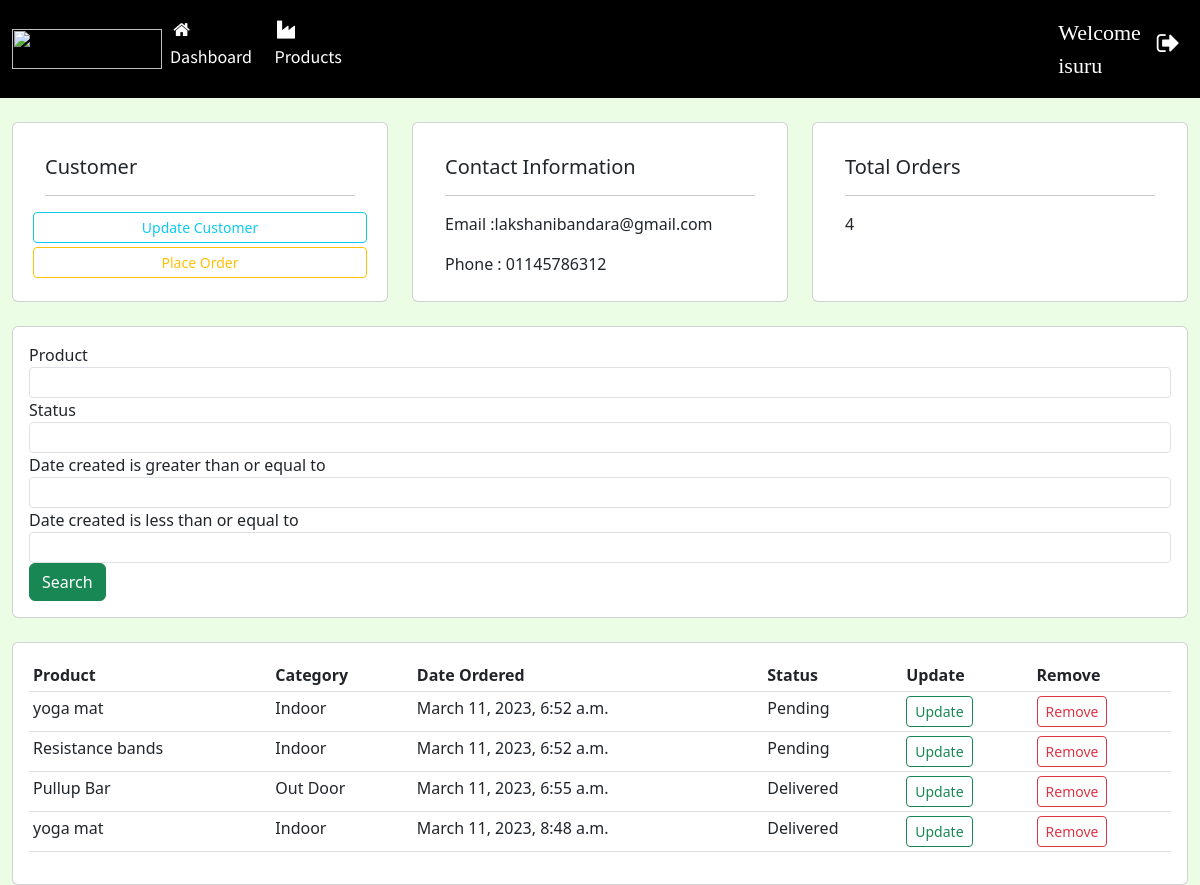
Before: /customer/1 (signed in) with the older database file.
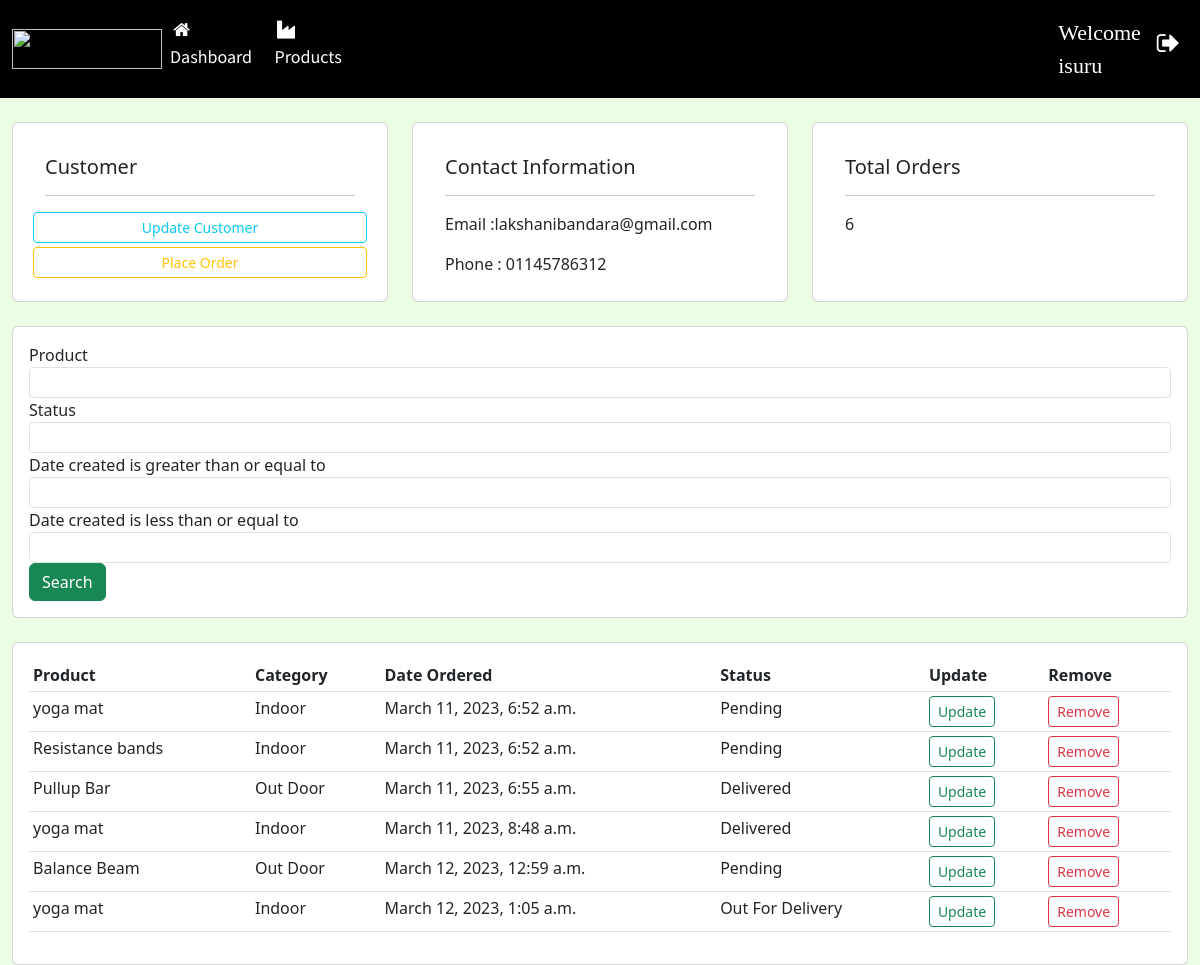
After: the same page with the newer database file.
### accounts/models.py (models this page shows, shortened)
class Customer(models.Model):
    name = models.CharField(max_length=200, null=True)
    phone = models.CharField(max_length=200, null=True)
    email = models.CharField(max_length=200, null=True)
    date_created = models.DateTimeField(auto_now_add=True, null=True)

class Order(models.Model):
    STATUS = (
        ("Pending", "Pending"),
        ("Out For Delivery", "Out For Delivery"),
        ("Delivered", "Delivered"),
    )
    customer = models.ForeignKey(Customer, on_delete=models.SET_NULL, null=True)
    product = models.ForeignKey(Product, on_delete=models.SET_NULL, null=True)
    date_created = models.DateTimeField(auto_now_add=True, null=True)
    status = models.CharField(max_length=200, null=True, choices=STATUS)
    def __str__(self):
        return self.product.name

class Product(models.Model):
    CATEGORY = (
        ("Indoor", "Indoor"),
        ("Out Door", "Out Door"),
    )
    name = models.CharField(max_length=200, null=True)
    price = models.FloatField(null=True)
    category = models.CharField(max_length=200, null=True, choices=CATEGORY)
    description = models.CharField(max_length=200, null=True)
    date_created = models.DateTimeField(auto_now_add=True, null=True)
    tags = models.ManyToManyField(Tag)
    def __str__(self):
        return self.name

### accounts/views.py (the view)
# urls.py: path('customer/<str:pk>', views.customers, name="customer"),
@login_required(login_url="login")
def customers(request, pk):
    customer = Customer.objects.get(id=pk)
    orders = customer.order_set.all()
    myFilter = OrderFilter(request.GET, queryset=orders)
    orders = myFilter.qs
    print(orders)
    context = {"customer": customer, "orders": orders, "myFilter": myFilter}
    return render(request, "Customers.html", context)

### templates/Customers.html (shortened to what this page needs)
{% extends "Main.html" %}
{% load static %}
{% block content %}
	<br>
	<div class="container-fluid">
		<div class="row">
			<div class="col-md">
				<div class="card card-body" style="height: 180px">
					<div class="card-body">
						<h5 class="card-title">Customer</h5>
						<hr/>
						<div class="row my-1">
							<a class="btn btn-outline-info btn-sm " href="{% url "update-customer" customer.id %}"
							   style="">Update Customer</a>
						</div>
						<div class="row my-1">
							<a class="btn btn-outline-warning btn-sm " href="{% url "create-order" customer.id %}">Place
								Order</a>
						</div>
					</div>
				</div>
			</div>
			<div class="col-md">
				<div class="card card-body" style="height: 180px">
					<div class="card-body">
						<h5 class="card-title">Contact Information</h5>
						<hr/>
						<p class="card-text">Email :{{ customer.email }} </p>
						<p class="card-text">Phone : {{ customer.phone }} </p>
					</div>
				</div>
			</div>
			<div class="col-md">
				<div class="card card-body" style="height: 180px">
					<div class="card-body">
						<h5 class="card-title">Total Orders</h5>
						<hr/>
						<p class="card-title">{{ orders.count }} </p>
					</div>
				</div>
			</div>
		</div>
		<br/>
		<div class="row">
			<div class="col-md">
				<div class="card card-body">
					<form method="GET">
						{% for field in myFilter.form %}
							<div class="form-group">
								<label>{{ field.label }}</label>
								<input type="text" class="form-control form-control-sm" name="{{ field.name }}">
							</div>
						{% endfor %}
						<button class="btn btn-success " type="submit">Search</button>
					</form>
				</div>
			</div>
		</div>
		<br>
		<div class="row">
			<div class="col-md">
				<div class="card card-body">
					<table class="table table-sm">
						<tr>
							<th>Product</th>
							<th>Category</th>
							<th>Date Ordered</th>
							<th>Status</th>
							<th>Update</th>
							<th>Remove</th>
						</tr>
						{% for order in orders %}
							<tr>
								<td>{{ order.product }}</td>
								<td>{{ order.product.category }}</td>
								<td>{{ order.date_created }}</td>
								<td>{{ order.status }}</td>
								<td><a class="btn btn-outline-success btn-sm" href="{% url "update-order" order.id %}">Update</a>
								</td>
								<td><a class="btn btn-outline-danger btn-sm" href="{% url "delete-order" order.id %}">Remove</a>
								</td>
							</tr>
						{% endfor %}
					</table>
				</div>
			</div>
		</div>
	</div>
{% endblock %}

### templates/Main.html (shortened to what this page needs)
<!DOCTYPE html>
{% load static %}
<html lang="en">
<head>
	<link href="https://cdn.jsdelivr.net/npm/bootstrap@5.3.0-alpha1/dist/css/bootstrap.min.css" rel="stylesheet"
>
	<link rel="stylesheet" type="text/css" href="{% static "styles/main.css" %}">
</head>
<body>
{% include "NavBar.html" %}
{% block content %}{% endblock %}
</body>
</html>

### templates/NavBar.html (shortened to what this page needs)
<!DOCTYPE html>
{% load static %}
<html lang="en">
<head>
	<link rel="stylesheet" href="https://cdnjs.cloudflare.com/ajax/libs/font-awesome/4.7.0/css/font-awesome.min.css">
	<link rel="stylesheet" type="text/css" href="{% static "styles/main.css" %}">
</head>
<body>
{% block content %}
	<nav class="navbar navbar-expand-lg navbar-dark bg-black text-light">
		<div class="container-fluid">
			<img src="https://bind-crm-public.s3.eu-west-2.amazonaws.com/logo-light-1654586654vY8as.png"
			     href="{% url "home" %}" id="logo">
			<div class="collapse navbar-collapse" id="navbarSupportedContent">
				<ul class="navbar-nav me-auto mb-2 mb-lg-0">
					<li class="nav-item">
						<a class="nav-link active" aria-current="page" href="{% url "home" %}"><i
								class="fa fa-fw fa-home"></i>Dashboard</a>
					</li>
					<li class="nav-item">
						<a class="nav-link active" aria-current="page" href="{% url "products" %}"><i
								class="fa fa-fw fa-industry"></i>Products</a>
					</li>
					<li class="nav-item">
						{% if request.user.is_authenticated %}
							<label class="nav-link active" aria-current="page" style="padding-left: 700px;font-family: Cinzel, serif;
                         font-size: 22px;  ">Welcome {{ request.user.username }}</label>
						{% endif %}
					</li>
				</ul>
				<ul class="navbar-nav  mb-2 d-flex">
					<li class="nav-item d-flex">
						{% if request.user.is_authenticated %}
							<a class="nav-link active" aria-current="page" href="{% url "logout" %}"><i
									class="fa fa-sign-out"
									style="font-size:25px"></i></a>
						{% else %}
							<a class="nav-link active" aria-current="page" href="{% url "login" %}"><i
									class="fa fa-user-circle"
									style="font-size:25px"></i></a>
						{% endif %}
					</li>
				</ul>
			</div>
		</div>
	</nav>
{% endblock %}
</body>
</html>

### static/styles/main.css (style rules this page uses)
body { background-color: #ebfde5; }
#logo { width: 150px; height: 40px; }
.navbar a { font-family: 'Source Sans Pro', sans-serif; font-size: 18px; padding-right: 30px; }
.active { background-color: black; }

Changed rows visible on the page:
added Order: product "Balance Beam", product.category "Out Door", date_created "March 12, 2023, 12:59 a.m.", status "Pending"
added Order: product "yoga mat", product.category "Indoor", date_created "March 12, 2023, 1:05 a.m.", status "Out For Delivery"
Other visible differences:
{{ orders.count }}: "4" → "6"
